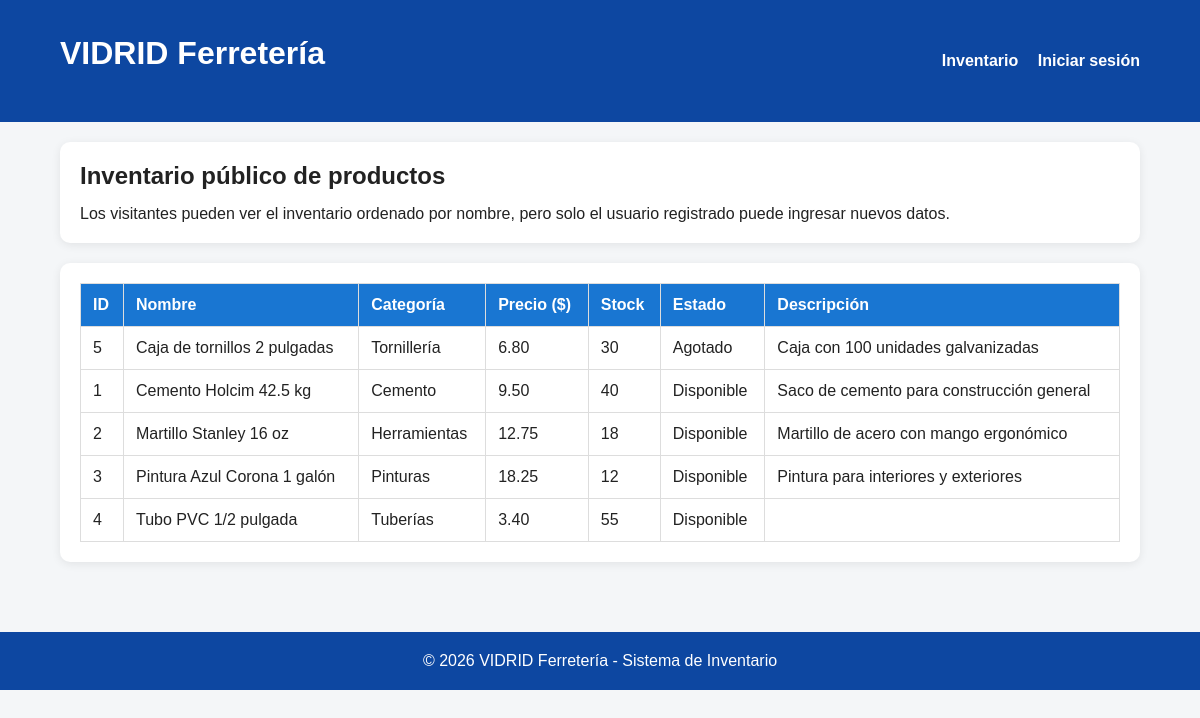
The page / on the database its author committed.
### tables this page shows
CREATE TABLE productos (
    id_producto INT AUTO_INCREMENT PRIMARY KEY,
    nombre VARCHAR(100) NOT NULL,
    categoria VARCHAR(50) NOT NULL,
    precio DECIMAL(10,2) NOT NULL,
    stock INT NOT NULL,
    estado VARCHAR(20) NOT NULL,
    descripcion VARCHAR(255) NULL,
    fecha_registro TIMESTAMP DEFAULT CURRENT_TIMESTAMP,
    id_usuario INT NULL,
    CONSTRAINT fk_producto_usuario
        FOREIGN KEY (id_usuario) REFERENCES usuarios(id_usuario)
        ON DELETE SET NULL
        ON UPDATE CASCADE
);

### index.php (the view)
<?php
require_once("config/db.php");
include("includes/header.php");
$sql = "SELECT id_producto, nombre, categoria, precio, stock, estado, descripcion
        FROM productos
        ORDER BY nombre ASC";
$stmt = $conexion->prepare($sql);
$stmt->execute();
$productos = $stmt->fetchAll(PDO::FETCH_ASSOC);
?>
<div class="card">
    <h2>Inventario público de productos</h2>
    <p>Los visitantes pueden ver el inventario ordenado por nombre, pero solo el usuario registrado puede ingresar nuevos datos.</p>
</div>
<div class="card">
    <table>
        <thead>
            <tr>
                <th>ID</th>
                <th>Nombre</th>
                <th>Categoría</th>
                <th>Precio ($)</th>
                <th>Stock</th>
                <th>Estado</th>
                <th>Descripción</th>
            </tr>
        </thead>
        <tbody>
            <?php foreach ($productos as $producto): ?>
                <tr>
                    <td><?= htmlspecialchars($producto['id_producto']) ?></td>
                    <td><?= htmlspecialchars($producto['nombre']) ?></td>
                    <td><?= htmlspecialchars($producto['categoria']) ?></td>
                    <td><?= htmlspecialchars($producto['precio']) ?></td>
                    <td><?= htmlspecialchars($producto['stock']) ?></td>
                    <td><?= htmlspecialchars($producto['estado']) ?></td>
                    <td><?= htmlspecialchars($producto['descripcion']) ?></td>
                </tr>
            <?php endforeach; ?>
        </tbody>
    </table>
</div>
<?php include("includes/footer.php"); ?>

### includes/header.php (shortened to what this page needs)
<!DOCTYPE html>
<html lang="es">
<head>
    <link rel="stylesheet" href="assets/css/style.css">
</head>
<body>
<header class="topbar">
    <div class="container">
        <h1>VIDRID Ferretería</h1>
        <nav>
            <a href="index.php">Inventario</a>
            <?php if (isset($_SESSION['usuario'])): ?>
                <a href="dashboard.php">Panel</a>
                <a href="logout.php">Cerrar sesión</a>
            <?php else: ?>
                <a href="login.php">Iniciar sesión</a>
            <?php endif; ?>
        </nav>
    </div>
</header>
<main class="container">

### includes/footer.php
</main>
<footer class="footer">
    <p>© 2026 VIDRID Ferretería - Sistema de Inventario</p>
</footer>
</body>
</html>

### assets/css/style.css (style rules this page uses)
* { margin: 0; padding: 0; box-sizing: border-box; font-family: Arial, sans-serif; }
body { background: #f4f6f8; color: #222; }
.container { width: 90%; max-width: 1100px; margin: 0 auto; padding: 20px 0; }
.topbar { background: #0d47a1; color: white; padding: 15px 0; }
.topbar .container { display: flex; justify-content: space-between; align-items: center; }
.topbar nav a { color: white; text-decoration: none; margin-left: 15px; font-weight: bold; }
h1, h2, h3 { margin-bottom: 15px; }
.card { background: white; padding: 20px; border-radius: 10px; box-shadow: 0 2px 10px rgba(0,0,0,0.08); margin-bottom: 20px; }
table { width: 100%; border-collapse: collapse; background: white; }
table th, table td { padding: 12px; border: 1px solid #ddd; text-align: left; }
table th { background: #1976d2; color: white; }
.footer { text-align: center; padding: 20px; background: #0d47a1; color: white; margin-top: 30px; }

### rows shown on the page
productos: id_producto "5", nombre "Caja de tornillos 2 pulgadas", categoria "Tornillería", precio "6.80", stock "30", estado "Agotado", descripcion "Caja con 100 unidades galvanizadas"
productos: id_producto "1", nombre "Cemento Holcim 42.5 kg", categoria "Cemento", precio "9.50", stock "40", estado "Disponible", descripcion "Saco de cemento para construcción general"
productos: id_producto "2", nombre "Martillo Stanley 16 oz", categoria "Herramientas", precio "12.75", stock "18", estado "Disponible", descripcion "Martillo de acero con mango ergonómico"
productos: id_producto "3", nombre "Pintura Azul Corona 1 galón", categoria "Pinturas", precio "18.25", stock "12", estado "Disponible", descripcion "Pintura para interiores y exteriores"
productos: id_producto "4", nombre "Tubo PVC 1/2 pulgada", categoria "Tuberías", precio "3.40", stock "55", estado "Disponible"
